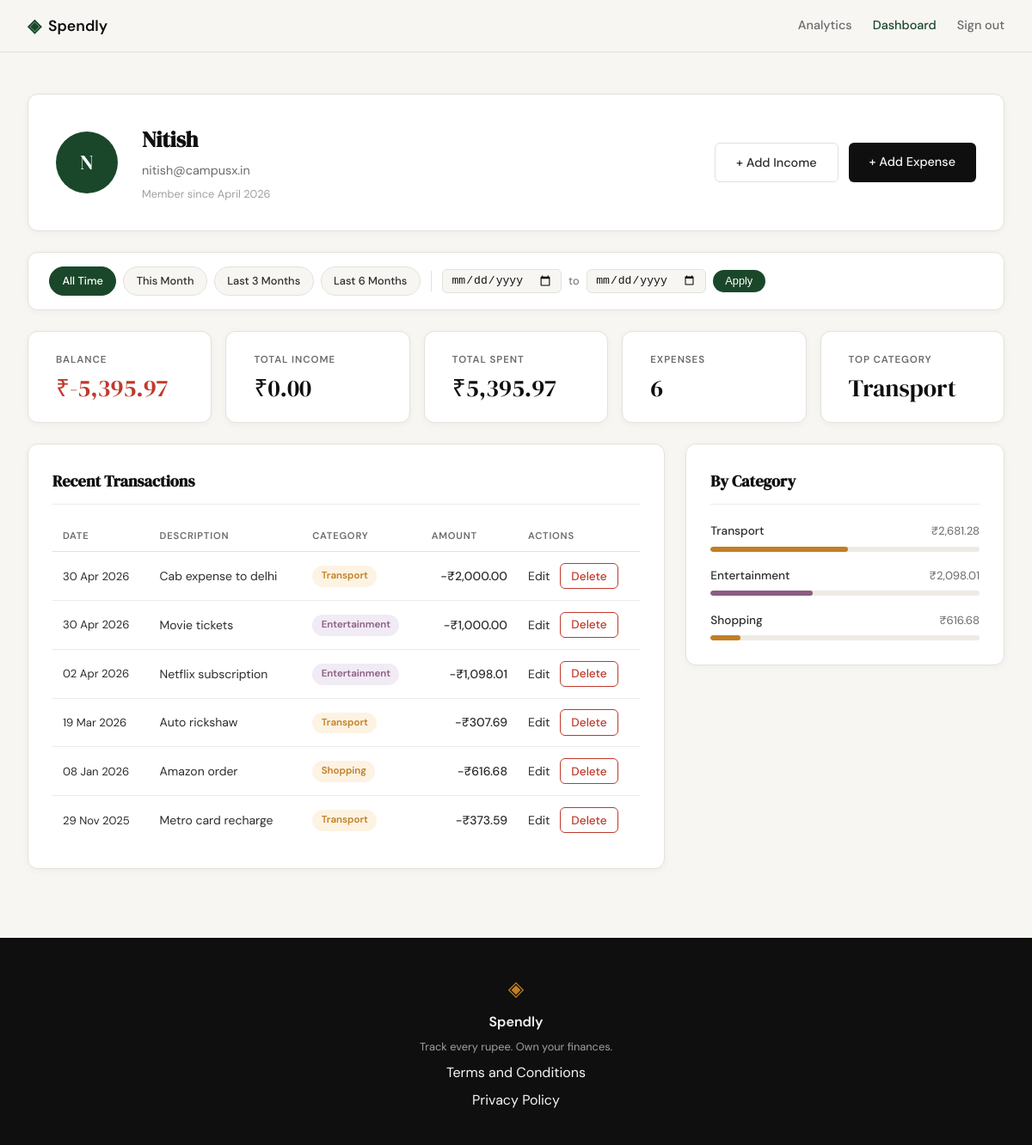
/profile (signed in), run on the app's committed database.
### tables this page shows
CREATE TABLE users (
            id            INTEGER PRIMARY KEY AUTOINCREMENT,
            name          TEXT    NOT NULL,
            email         TEXT    UNIQUE NOT NULL,
            password_hash TEXT    NOT NULL,
            created_at    TEXT    DEFAULT (datetime('now'))
        );

CREATE TABLE expenses (
            id          INTEGER PRIMARY KEY AUTOINCREMENT,
            user_id     INTEGER NOT NULL REFERENCES users(id),
            amount      REAL    NOT NULL,
            category    TEXT    NOT NULL,
            date        TEXT    NOT NULL,
            description TEXT,
            created_at  TEXT    DEFAULT (datetime('now'))
        );

### app.py (the view)
@app.route("/profile")
def profile():
    if not session.get("user_id"):
        return redirect(url_for("login"))
    uid = session["user_id"]
    today = date.today()
    date_from = _parse_date(request.args.get("date_from"))
    date_to = _parse_date(request.args.get("date_to"))
    if date_from and date_to and date_from > date_to:
        flash("Start date must be before end date.", "error")
        date_from = date_to = None
    today_str = today.isoformat()
    this_month_from = today.replace(day=1).isoformat()
    this_month_to = today.replace(
        day=calendar.monthrange(today.year, today.month)[1]
    ).isoformat()
    presets = {
        "this_month": {"date_from": this_month_from, "date_to": this_month_to},
        "last_3": {"date_from": _months_ago(today, 3), "date_to": today_str},
        "last_6": {"date_from": _months_ago(today, 6), "date_to": today_str},
    }
    return render_template(
        "profile.html",
        user=get_user_by_id(uid),
        stats=get_summary_stats(uid, date_from, date_to),
        transactions=get_recent_transactions(uid, date_from=date_from, date_to=date_to),
        categories=get_category_breakdown(uid, date_from, date_to),
        date_from=date_from,
        date_to=date_to,
        presets=presets,
    )

### app.py (called while the page is built)
def _parse_date(val):
    try:
        datetime.strptime(val, "%Y-%m-%d")
        return val
    except (ValueError, TypeError):
        return None

def _months_ago(today, n):
    m, y = today.month - n, today.year
    while m <= 0:
        m += 12
        y -= 1
    return date(y, m, 1).isoformat()

### database/db.py (called while the page is built)
def get_db():
    conn = sqlite3.connect(DB_PATH)
    conn.row_factory = sqlite3.Row
    conn.execute("PRAGMA foreign_keys = ON")
    return conn

### database/queries.py (called while the page is built)
def _build_date_filter(date_from, date_to):
    if date_from and date_to:
        return "AND date BETWEEN ? AND ?", [date_from, date_to]
    return "", []

def get_user_by_id(user_id):
    conn = get_db()
    row = conn.execute(
        "SELECT id, name, email, created_at FROM users WHERE id = ?",
        (user_id,),
    ).fetchone()
    conn.close()
    if row is None:
        return None
    name = row["name"]
    initials = "".join(w[0].upper() for w in name.split() if w)
    member_since = datetime.strptime(row["created_at"], "%Y-%m-%d %H:%M:%S").strftime(
        "%B %Y"
    )
    return {
        "name": name,
        "email": row["email"],
        "initials": initials,
        "member_since": member_since,
    }

def get_category_breakdown(user_id, date_from=None, date_to=None):
    date_clause, date_params = _build_date_filter(date_from, date_to)
    params = [user_id] + date_params
    conn = get_db()
    rows = conn.execute(
        "SELECT category AS name, SUM(amount) AS total "
        "FROM expenses "
        "WHERE user_id = ? " + date_clause + " GROUP BY category "
        "ORDER BY total DESC",
        params,
    ).fetchall()
    conn.close()
    grand_total = sum(r["total"] for r in rows)
    if grand_total == 0:
        return []
    pcts = [int(r["total"] / grand_total * 100) for r in rows]
    pcts[0] += 100 - sum(pcts)
    return [
        {
            "name": r["name"],
            "amount": "{:,.2f}".format(r["total"]),
            "percent": pct,
        }
        for r, pct in zip(rows, pcts)
    ]

### templates/profile.html (shortened to what this page needs)
{% extends "base.html" %}
{% block head %}
<link rel="stylesheet" href="{{ url_for('static', filename='css/profile.css') }}">
{% endblock %}
{% block content %}
<div class="profile-page">
    <div class="profile-inner">
        <div class="profile-header-card">
            <div class="profile-avatar">{{ user.initials }}</div>
            <div class="profile-info">
                <h1 class="profile-name">{{ user.name }}</h1>
                <p class="profile-email">{{ user.email }}</p>
                <p class="profile-since">Member since {{ user.member_since }}</p>
            </div>
            <div class="profile-header-actions">
                <a href="{{ url_for('add_income') }}" class="btn-ghost profile-add-btn">+ Add Income</a>
                <a href="{{ url_for('add_expense') }}" class="btn-primary profile-add-btn">+ Add Expense</a>
            </div>
        </div>
        <div class="filter-bar">
            <div class="filter-presets">
                <a href="{{ url_for('profile') }}"
                   class="filter-preset-btn{% if not date_from and not date_to %} filter-preset-btn--active{% endif %}">
                    All Time
                </a>
                <a href="{{ url_for('profile', date_from=presets.this_month.date_from, date_to=presets.this_month.date_to) }}"
                   class="filter-preset-btn{% if date_from == presets.this_month.date_from and date_to == presets.this_month.date_to %} filter-preset-btn--active{% endif %}">
                    This Month
                </a>
                <a href="{{ url_for('profile', date_from=presets.last_3.date_from, date_to=presets.last_3.date_to) }}"
                   class="filter-preset-btn{% if date_from == presets.last_3.date_from and date_to == presets.last_3.date_to %} filter-preset-btn--active{% endif %}">
                    Last 3 Months
                </a>
                <a href="{{ url_for('profile', date_from=presets.last_6.date_from, date_to=presets.last_6.date_to) }}"
                   class="filter-preset-btn{% if date_from == presets.last_6.date_from and date_to == presets.last_6.date_to %} filter-preset-btn--active{% endif %}">
                    Last 6 Months
                </a>
            </div>
            <form class="filter-form" method="GET" action="{{ url_for('profile') }}">
                <input type="date" name="date_from" class="filter-date-input"
                       value="{{ date_from or '' }}">
                <span class="filter-to-label">to</span>
                <input type="date" name="date_to" class="filter-date-input"
                       value="{{ date_to or '' }}">
                <button type="submit" class="filter-apply-btn">Apply</button>
            </form>
        </div>
        <div class="profile-stats">
            <div class="stat-card">
                <span class="stat-label">Balance</span>
                <span class="stat-value {{ 'stat-value--negative' if stats.balance_raw < 0 else 'stat-value--positive' }}">₹{{ stats.balance }}</span>
            </div>
            <div class="stat-card">
                <span class="stat-label">Total Income</span>
                <span class="stat-value">₹{{ stats.total_income }}</span>
            </div>
            <div class="stat-card">
                <span class="stat-label">Total Spent</span>
                <span class="stat-value">₹{{ stats.total }}</span>
            </div>
            <div class="stat-card">
                <span class="stat-label">Expenses</span>
                <span class="stat-value">{{ stats.count }}</span>
            </div>
            <div class="stat-card">
                <span class="stat-label">Top Category</span>
                <span class="stat-value">{{ stats.top_category }}</span>
            </div>
        </div>
        <div class="profile-grid">
            <div class="profile-section">
                <div class="section-title-row">
                    <h2 class="section-title">Recent Transactions</h2>
                </div>
                <div class="tx-table-wrapper">
                    <table class="tx-table">
                        <thead>
                            <tr>
                                <th>Date</th>
                                <th>Description</th>
                                <th>Category</th>
                                <th class="tx-amount-col">Amount</th>
                                <th>Actions</th>
                            </tr>
                        </thead>
                        <tbody>
                            {% for tx in transactions %}
                            <tr>
                                <td class="tx-date">{{ tx.date }}</td>
                                <td class="tx-desc">{{ tx.description }}</td>
                                <td>
                                    <span class="cat-badge {{ 'cat-badge--income' if tx.type == 'income' else 'cat-badge--' ~ tx.category | lower }}">
                                        {{ tx.category }}
                                    </span>
                                </td>
                                <td class="tx-amount tx-amount--{{ tx.type }}">
                                    {{ '+' if tx.type == 'income' else '-' }}₹{{ tx.amount }}
                                </td>
                                <td class="tx-actions">
                                    {% if tx.type == 'income' %}
                                    <a href="{{ url_for('edit_income', id=tx.id) }}" class="tx-edit-link">Edit</a>
                                    <form method="POST" action="{{ url_for('delete_income', id=tx.id) }}"
                                          style="display:inline"
                                          onsubmit="return confirm('Delete this income entry?')">
                                        <button type="submit" class="btn-delete">Delete</button>
                                    </form>
                                    {% else %}
                                    <a href="{{ url_for('edit_expense', id=tx.id) }}" class="tx-edit-link">Edit</a>
                                    <form method="POST" action="{{ url_for('delete_expense', id=tx.id) }}"
                                          style="display:inline"
                                          onsubmit="return confirm('Delete this expense?')">
                                        <button type="submit" class="btn-delete">Delete</button>
                                    </form>
                                    {% endif %}
                                </td>
                            </tr>
                            {% endfor %}
                        </tbody>
                    </table>
                </div>
            </div>
            <div class="profile-section">
                <h2 class="section-title">By Category</h2>
                <div class="category-list">
                    {% for cat in categories %}
                    <div class="cat-row">
                        <div class="cat-row-header">
                            <span class="cat-row-name">{{ cat.name }}</span>
                            <span class="cat-row-amount">₹{{ cat.amount }}</span>
                        </div>
                        <div class="cat-bar-track">
                            <div class="cat-bar cat-bar--{{ cat.name | lower }}"
                                 style="width: {{ cat.percent }}%"></div>
                        </div>
                    </div>
                    {% endfor %}
                </div>
            </div>
        </div>
    </div>
</div>
{% endblock %}

### static/css/style.css (style rules this page uses)
:root { --ink: #0f0f0f; --ink-soft: #2d2d2d; --ink-muted: #6b6b6b; --ink-faint: #a0a0a0; --paper: #f7f6f3; --paper-warm: #f0ede6; --paper-card: #ffffff; --accent: #1a472a; --accent-light: #e8f0eb; --accent-2: #c17f24; --accent-2-light: #fdf3e3; --danger: #c0392b; --danger-light: #fdecea; --border: #e4e1da; --border-soft: #eeebe4; --font-display: 'DM Serif Display', Georgia, serif; --font-body: 'DM Sans', system-ui, sans-serif; --max-width: 1200px; --auth-width: 440px; --radius-sm: 6px; --radius-md: 12px; --radius-lg: 20px; }
*, *::before, *::after { box-sizing: border-box; margin: 0; padding: 0; }
html { font-size: 16px; scroll-behavior: smooth; }
body { background: var(--paper); color: var(--ink); font-family: var(--font-body); font-size: 1rem; line-height: 1.6; -webkit-font-smoothing: antialiased; }
a { color: inherit; text-decoration: none; }
.btn-primary { display: inline-block; background: var(--ink); color: var(--paper); padding: 0.65rem 1.5rem; border-radius: var(--radius-sm); font-family: var(--font-body); font-size: 0.9rem; font-weight: 500; cursor: pointer; border: none; transition: background 0.2s; text-decoration: none; }
.btn-ghost { display: inline-block; background: transparent; color: var(--ink-soft); padding: 0.65rem 1.5rem; border-radius: var(--radius-sm); font-size: 0.9rem; font-weight: 500; border: 1px solid var(--border); transition: all 0.2s; text-decoration: none; }
.btn-delete { display: inline-block; background: transparent; color: var(--danger); border: 1px solid var(--danger); padding: 0.35rem 0.75rem; border-radius: var(--radius-sm); font-family: var(--font-body); font-size: 0.85rem; font-weight: 500; cursor: pointer; margin-left: 0.5rem; transition: background 0.2s; }

### data on the page
users: name "Nitish", email "nitish@campusx.in"
expenses: date "30 Apr 2026", description "Cab expense to delhi", category "Transport", type "-", amount "2,000.00"
expenses: date "30 Apr 2026", description "Movie tickets", category "Entertainment", type "-", amount "1,000.00"
expenses: date "02 Apr 2026", description "Netflix subscription", category "Entertainment", type "-", amount "1,098.01"
expenses: date "19 Mar 2026", description "Auto rickshaw", category "Transport", type "-", amount "307.69"
expenses: date "08 Jan 2026", description "Amazon order", category "Shopping", type "-", amount "616.68", name "Shopping", {{ cat.percent }} 11 (drawn)
expenses: date "29 Nov 2025", description "Metro card recharge", category "Transport", type "-", amount "373.59"

### other printed values
{{ user.initials }} "N"
{{ user.member_since }} "April 2026"
{{ stats.balance }} "-5,395.97"
{{ stats.total_income }} "0.00"
{{ stats.total }} "5,395.97"
{{ stats.count }} "6"
{{ stats.top_category }} "Transport"
{{ cat.name }} "Transport" "Entertainment"
{{ cat.amount }} "2,681.28" "2,098.01"
